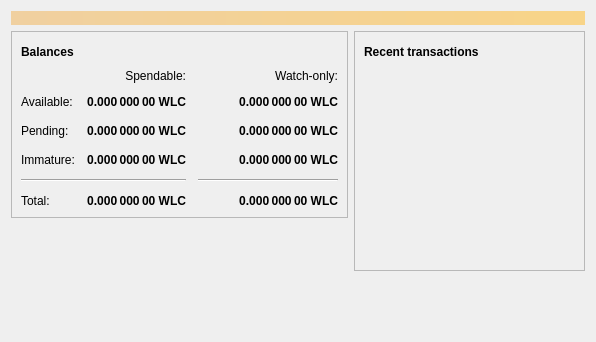
<?xml version="1.0" encoding="UTF-8"?>
<ui version="4.0">
 <class>OverviewPage</class>
 <widget class="QWidget" name="OverviewPage">
  <property name="geometry">
   <rect>
    <x>0</x>
    <y>0</y>
    <width>596</width>
    <height>342</height>
   </rect>
  </property>
  <property name="windowTitle">
   <string>Form</string>
  </property>
  <layout class="QVBoxLayout" name="topLayout">
   <item>
    <widget class="QLabel" name="labelAlerts">
     <property name="visible">
      <bool>false</bool>
     </property>
     <property name="styleSheet">
      <string notr="true">QLabel { background-color: qlineargradient(x1: 0, y1: 0, x2: 1, y2: 0, stop:0 #F0D0A0, stop:1 #F8D488); color:#000000; }</string>
     </property>
     <property name="wordWrap">
      <bool>true</bool>
     </property>
     <property name="margin">
      <number>3</number>
     </property>
     <property name="textInteractionFlags">
      <set>Qt::TextSelectableByMouse</set>
     </property>
    </widget>
   </item>
   <item>
    <layout class="QHBoxLayout" name="horizontalLayout" stretch="1,1">
     <item>
      <layout class="QVBoxLayout" name="verticalLayout_2">
       <item>
        <widget class="QFrame" name="frame">
         <property name="frameShape">
          <enum>QFrame::StyledPanel</enum>
         </property>
         <property name="frameShadow">
          <enum>QFrame::Raised</enum>
         </property>
         <layout class="QVBoxLayout" name="verticalLayout_4">
          <item>
           <layout class="QHBoxLayout" name="horizontalLayout_4">
            <item>
             <widget class="QLabel" name="label_5">
              <property name="font">
               <font>
                <weight>75</weight>
                <bold>true</bold>
               </font>
              </property>
              <property name="text">
               <string>Balances</string>
              </property>
             </widget>
            </item>
            <item>
             <widget class="QPushButton" name="labelWalletStatus">
              <property name="enabled">
               <bool>true</bool>
              </property>
              <property name="maximumSize">
               <size>
                <width>30</width>
                <height>16777215</height>
               </size>
              </property>
              <property name="toolTip">
               <string>The displayed information may be out of date. Your wallet automatically synchronizes with the WaloCoin network after a connection is established, but this process has not completed yet.</string>
              </property>
              <property name="text">
               <string/>
              </property>
              <property name="icon">
               <iconset resource="../bitcoin.qrc">
                <normaloff>:/icons/warning</normaloff>
                <disabledoff>:/icons/warning</disabledoff>:/icons/warning</iconset>
              </property>
              <property name="iconSize">
               <size>
                <width>24</width>
                <height>24</height>
               </size>
              </property>
              <property name="flat">
               <bool>true</bool>
              </property>
             </widget>
            </item>
            <item>
             <spacer name="horizontalSpacer_3">
              <property name="orientation">
               <enum>Qt::Horizontal</enum>
              </property>
              <property name="sizeHint" stdset="0">
               <size>
                <width>40</width>
                <height>20</height>
               </size>
              </property>
             </spacer>
            </item>
           </layout>
          </item>
          <item>
           <layout class="QGridLayout" name="gridLayout">
            <property name="spacing">
             <number>12</number>
            </property>
            <item row="2" column="2">
             <widget class="QLabel" name="labelWatchPending">
              <property name="font">
               <font>
                <weight>75</weight>
                <bold>true</bold>
               </font>
              </property>
              <property name="cursor">
               <cursorShape>IBeamCursor</cursorShape>
              </property>
              <property name="toolTip">
               <string>Unconfirmed transactions to watch-only addresses</string>
              </property>
              <property name="text">
               <string notr="true">0.000 000 00 WLC</string>
              </property>
              <property name="alignment">
               <set>Qt::AlignRight|Qt::AlignTrailing|Qt::AlignVCenter</set>
              </property>
              <property name="textInteractionFlags">
               <set>Qt::LinksAccessibleByMouse|Qt::TextSelectableByKeyboard|Qt::TextSelectableByMouse</set>
              </property>
             </widget>
            </item>
            <item row="2" column="1">
             <widget class="QLabel" name="labelUnconfirmed">
              <property name="font">
               <font>
                <weight>75</weight>
                <bold>true</bold>
               </font>
              </property>
              <property name="cursor">
               <cursorShape>IBeamCursor</cursorShape>
              </property>
              <property name="toolTip">
               <string>Total of transactions that have yet to be confirmed, and do not yet count toward the spendable balance</string>
              </property>
              <property name="text">
               <string notr="true">0.000 000 00 WLC</string>
              </property>
              <property name="alignment">
               <set>Qt::AlignRight|Qt::AlignTrailing|Qt::AlignVCenter</set>
              </property>
              <property name="textInteractionFlags">
               <set>Qt::LinksAccessibleByMouse|Qt::TextSelectableByKeyboard|Qt::TextSelectableByMouse</set>
              </property>
             </widget>
            </item>
            <item row="3" column="2">
             <widget class="QLabel" name="labelWatchImmature">
              <property name="font">
               <font>
                <weight>75</weight>
                <bold>true</bold>
               </font>
              </property>
              <property name="cursor">
               <cursorShape>IBeamCursor</cursorShape>
              </property>
              <property name="toolTip">
               <string>Mined balance in watch-only addresses that has not yet matured</string>
              </property>
              <property name="text">
               <string notr="true">0.000 000 00 WLC</string>
              </property>
              <property name="alignment">
               <set>Qt::AlignRight|Qt::AlignTrailing|Qt::AlignVCenter</set>
              </property>
              <property name="textInteractionFlags">
               <set>Qt::LinksAccessibleByMouse|Qt::TextSelectableByKeyboard|Qt::TextSelectableByMouse</set>
              </property>
             </widget>
            </item>
            <item row="4" column="0" colspan="2">
             <widget class="Line" name="line">
              <property name="orientation">
               <enum>Qt::Horizontal</enum>
              </property>
             </widget>
            </item>
            <item row="4" column="2">
             <widget class="Line" name="lineWatchBalance">
              <property name="sizePolicy">
               <sizepolicy hsizetype="Preferred" vsizetype="Fixed">
                <horstretch>0</horstretch>
                <verstretch>0</verstretch>
               </sizepolicy>
              </property>
              <property name="minimumSize">
               <size>
                <width>140</width>
                <height>0</height>
               </size>
              </property>
              <property name="orientation">
               <enum>Qt::Horizontal</enum>
              </property>
             </widget>
            </item>
            <item row="5" column="0">
             <widget class="QLabel" name="labelTotalText">
              <property name="text">
               <string>Total:</string>
              </property>
             </widget>
            </item>
            <item row="3" column="1">
             <widget class="QLabel" name="labelImmature">
              <property name="font">
               <font>
                <weight>75</weight>
                <bold>true</bold>
               </font>
              </property>
              <property name="cursor">
               <cursorShape>IBeamCursor</cursorShape>
              </property>
              <property name="toolTip">
               <string>Mined balance that has not yet matured</string>
              </property>
              <property name="text">
               <string notr="true">0.000 000 00 WLC</string>
              </property>
              <property name="alignment">
               <set>Qt::AlignRight|Qt::AlignTrailing|Qt::AlignVCenter</set>
              </property>
              <property name="textInteractionFlags">
               <set>Qt::LinksAccessibleByMouse|Qt::TextSelectableByKeyboard|Qt::TextSelectableByMouse</set>
              </property>
             </widget>
            </item>
            <item row="2" column="3">
             <spacer name="horizontalSpacer_2">
              <property name="orientation">
               <enum>Qt::Horizontal</enum>
              </property>
              <property name="sizeHint" stdset="0">
               <size>
                <width>40</width>
                <height>20</height>
               </size>
              </property>
             </spacer>
            </item>
            <item row="3" column="0">
             <widget class="QLabel" name="labelImmatureText">
              <property name="text">
               <string>Immature:</string>
              </property>
             </widget>
            </item>
            <item row="5" column="1">
             <widget class="QLabel" name="labelTotal">
              <property name="font">
               <font>
                <weight>75</weight>
                <bold>true</bold>
               </font>
              </property>
              <property name="cursor">
               <cursorShape>IBeamCursor</cursorShape>
              </property>
              <property name="toolTip">
               <string>Your current total balance</string>
              </property>
              <property name="text">
               <string notr="true">0.000 000 00 WLC</string>
              </property>
              <property name="alignment">
               <set>Qt::AlignRight|Qt::AlignTrailing|Qt::AlignVCenter</set>
              </property>
              <property name="textInteractionFlags">
               <set>Qt::LinksAccessibleByMouse|Qt::TextSelectableByKeyboard|Qt::TextSelectableByMouse</set>
              </property>
             </widget>
            </item>
            <item row="5" column="2">
             <widget class="QLabel" name="labelWatchTotal">
              <property name="font">
               <font>
                <weight>75</weight>
                <bold>true</bold>
               </font>
              </property>
              <property name="cursor">
               <cursorShape>IBeamCursor</cursorShape>
              </property>
              <property name="toolTip">
               <string>Current total balance in watch-only addresses</string>
              </property>
              <property name="text">
               <string notr="true">0.000 000 00 WLC</string>
              </property>
              <property name="alignment">
               <set>Qt::AlignRight|Qt::AlignTrailing|Qt::AlignVCenter</set>
              </property>
              <property name="textInteractionFlags">
               <set>Qt::LinksAccessibleByMouse|Qt::TextSelectableByKeyboard|Qt::TextSelectableByMouse</set>
              </property>
             </widget>
            </item>
            <item row="0" column="2">
             <widget class="QLabel" name="labelWatchonly">
              <property name="text">
               <string>Watch-only:</string>
              </property>
              <property name="alignment">
               <set>Qt::AlignRight|Qt::AlignTrailing|Qt::AlignVCenter</set>
              </property>
             </widget>
            </item>
            <item row="1" column="0">
             <widget class="QLabel" name="labelBalanceText">
              <property name="text">
               <string>Available:</string>
              </property>
             </widget>
            </item>
            <item row="1" column="1">
             <widget class="QLabel" name="labelBalance">
              <property name="font">
               <font>
                <weight>75</weight>
                <bold>true</bold>
               </font>
              </property>
              <property name="cursor">
               <cursorShape>IBeamCursor</cursorShape>
              </property>
              <property name="toolTip">
               <string>Your current spendable balance</string>
              </property>
              <property name="text">
               <string notr="true">0.000 000 00 WLC</string>
              </property>
              <property name="alignment">
               <set>Qt::AlignRight|Qt::AlignTrailing|Qt::AlignVCenter</set>
              </property>
              <property name="textInteractionFlags">
               <set>Qt::LinksAccessibleByMouse|Qt::TextSelectableByKeyboard|Qt::TextSelectableByMouse</set>
              </property>
             </widget>
            </item>
            <item row="1" column="2">
             <widget class="QLabel" name="labelWatchAvailable">
              <property name="font">
               <font>
                <weight>75</weight>
                <bold>true</bold>
               </font>
              </property>
              <property name="cursor">
               <cursorShape>IBeamCursor</cursorShape>
              </property>
              <property name="toolTip">
               <string>Your current balance in watch-only addresses</string>
              </property>
              <property name="text">
               <string notr="true">0.000 000 00 WLC</string>
              </property>
              <property name="alignment">
               <set>Qt::AlignRight|Qt::AlignTrailing|Qt::AlignVCenter</set>
              </property>
              <property name="textInteractionFlags">
               <set>Qt::LinksAccessibleByMouse|Qt::TextSelectableByKeyboard|Qt::TextSelectableByMouse</set>
              </property>
             </widget>
            </item>
            <item row="2" column="0">
             <widget class="QLabel" name="labelPendingText">
              <property name="text">
               <string>Pending:</string>
              </property>
             </widget>
            </item>
            <item row="0" column="1">
             <widget class="QLabel" name="labelSpendable">
              <property name="text">
               <string>Spendable:</string>
              </property>
              <property name="alignment">
               <set>Qt::AlignRight|Qt::AlignTrailing|Qt::AlignVCenter</set>
              </property>
             </widget>
            </item>
           </layout>
          </item>
         </layout>
        </widget>
       </item>
       <item>
        <spacer name="verticalSpacer">
         <property name="orientation">
          <enum>Qt::Vertical</enum>
         </property>
         <property name="sizeHint" stdset="0">
          <size>
           <width>20</width>
           <height>40</height>
          </size>
         </property>
        </spacer>
       </item>
      </layout>
     </item>
     <item>
      <layout class="QVBoxLayout" name="verticalLayout_3">
       <item>
        <widget class="QFrame" name="frame_2">
         <property name="frameShape">
          <enum>QFrame::StyledPanel</enum>
         </property>
         <property name="frameShadow">
          <enum>QFrame::Raised</enum>
         </property>
         <layout class="QVBoxLayout" name="verticalLayout">
          <item>
           <layout class="QHBoxLayout" name="horizontalLayout_2">
            <item>
             <widget class="QLabel" name="label_4">
              <property name="font">
               <font>
                <weight>75</weight>
                <bold>true</bold>
               </font>
              </property>
              <property name="text">
               <string>Recent transactions</string>
              </property>
             </widget>
            </item>
            <item>
             <widget class="QPushButton" name="labelTransactionsStatus">
              <property name="enabled">
               <bool>true</bool>
              </property>
              <property name="maximumSize">
               <size>
                <width>30</width>
                <height>16777215</height>
               </size>
              </property>
              <property name="toolTip">
               <string>The displayed information may be out of date. Your wallet automatically synchronizes with the WaloCoin network after a connection is established, but this process has not completed yet.</string>
              </property>
              <property name="text">
               <string/>
              </property>
              <property name="icon">
               <iconset resource="../bitcoin.qrc">
                <normaloff>:/icons/warning</normaloff>
                <disabledoff>:/icons/warning</disabledoff>:/icons/warning</iconset>
              </property>
              <property name="iconSize">
               <size>
                <width>24</width>
                <height>24</height>
               </size>
              </property>
              <property name="flat">
               <bool>true</bool>
              </property>
             </widget>
            </item>
            <item>
             <spacer name="horizontalSpacer">
              <property name="orientation">
               <enum>Qt::Horizontal</enum>
              </property>
              <property name="sizeHint" stdset="0">
               <size>
                <width>40</width>
                <height>20</height>
               </size>
              </property>
             </spacer>
            </item>
           </layout>
          </item>
          <item>
           <widget class="QListView" name="listTransactions">
            <property name="styleSheet">
             <string notr="true">QListView { background: transparent; }</string>
            </property>
            <property name="frameShape">
             <enum>QFrame::NoFrame</enum>
            </property>
            <property name="verticalScrollBarPolicy">
             <enum>Qt::ScrollBarAlwaysOff</enum>
            </property>
            <property name="horizontalScrollBarPolicy">
             <enum>Qt::ScrollBarAlwaysOff</enum>
            </property>
            <property name="selectionMode">
             <enum>QAbstractItemView::NoSelection</enum>
            </property>
           </widget>
          </item>
         </layout>
        </widget>
       </item>
       <item>
        <spacer name="verticalSpacer_2">
         <property name="orientation">
          <enum>Qt::Vertical</enum>
         </property>
         <property name="sizeHint" stdset="0">
          <size>
           <width>20</width>
           <height>40</height>
          </size>
         </property>
        </spacer>
       </item>
      </layout>
     </item>
    </layout>
   </item>
  </layout>
 </widget>
 <resources/>
 <connections/>
</ui>
